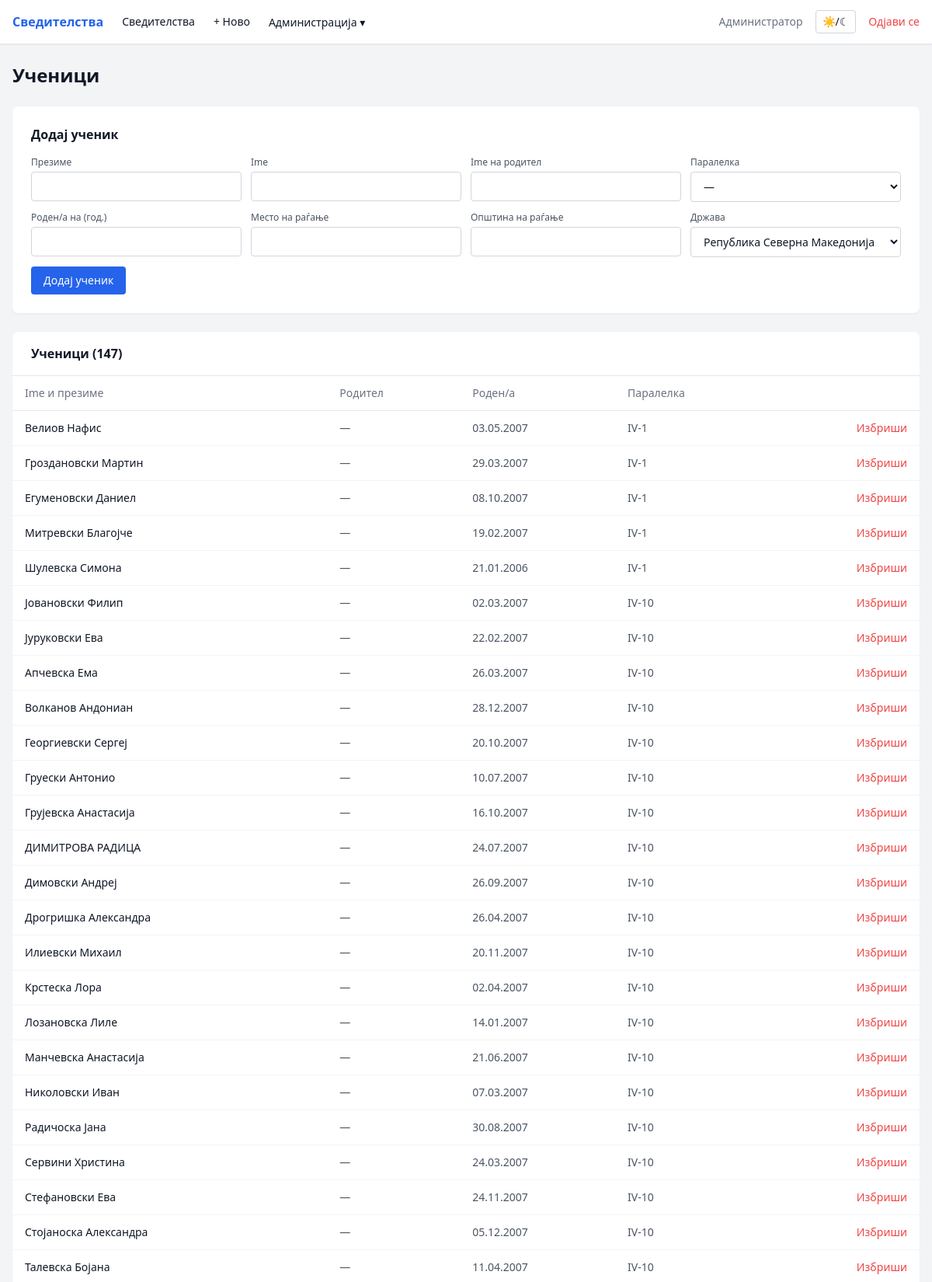
/admin/students (signed in, upper part), run on the app's committed database.
### tables this page shows
CREATE TABLE users (
            id INTEGER PRIMARY KEY AUTOINCREMENT,
            username TEXT UNIQUE NOT NULL,
            password_hash TEXT NOT NULL,
            role TEXT NOT NULL DEFAULT 'teacher',
            full_name TEXT
        );

CREATE TABLE students (
            id INTEGER PRIMARY KEY AUTOINCREMENT,
            first_name TEXT NOT NULL,
            last_name TEXT NOT NULL,
            parent_name TEXT,
            birth_date TEXT,
            birth_place TEXT,
            birth_municipality TEXT,
            birth_country TEXT DEFAULT 'Република Северна Македонија',
            citizenship TEXT DEFAULT 'македонско',
            class_id INTEGER,
            FOREIGN KEY (class_id) REFERENCES classes(id)
        );

CREATE TABLE classes (
            id INTEGER PRIMARY KEY AUTOINCREMENT,
            name TEXT UNIQUE NOT NULL
        );

### app.py (the view, shortened to what this page needs)
@app.route('/admin/students', methods=['GET', 'POST'])
@login_required
@admin_required
def admin_students():
    return render_template('admin/students.html',
        students=db.get_all_students(),
        classes=db.get_all_classes(),
        countries=db.get_countries(),
        mk_cities=db.get_mk_cities())

### app.py (called while the page is built)
@login_manager.user_loader
def load_user(user_id):
    return db.get_user_by_id(user_id)

def admin_required(f):
    from functools import wraps
    @wraps(f)
    def decorated(*args, **kwargs):
        if not current_user.is_authenticated or current_user.role != 'admin':
            abort(403)
        return f(*args, **kwargs)
    return decorated

### database.py (called while the page is built)
def get_db():
    conn = sqlite3.connect(DB_PATH)
    conn.row_factory = sqlite3.Row
    conn.execute('PRAGMA foreign_keys = ON')
    return conn

def get_user_by_id(user_id):
    conn = get_db()
    row = conn.execute('SELECT * FROM users WHERE id = ?', (user_id,)).fetchone()
    conn.close()
    return User(row['id'], row['username'], row['role'], row['full_name']) if row else None

def get_all_classes():
    conn = get_db()
    rows = conn.execute('SELECT * FROM classes ORDER BY name').fetchall()
    conn.close()
    return [dict(r) for r in rows]

def get_all_students():
    conn = get_db()
    rows = conn.execute('''
        SELECT s.*, c.name as class_name FROM students s
        LEFT JOIN classes c ON s.class_id = c.id
        ORDER BY c.name, s.last_name, s.first_name
    ''').fetchall()
    conn.close()
    return [dict(r) for r in rows]

def get_countries():
    conn = get_db()
    rows = conn.execute('SELECT * FROM countries ORDER BY name').fetchall()
    conn.close()
    return [dict(r) for r in rows]

def get_mk_cities():
    conn = get_db()
    rows = conn.execute('SELECT name FROM mk_cities ORDER BY name').fetchall()
    conn.close()
    return [r['name'] for r in rows]

### templates/admin/students.html (shortened to what this page needs)
{% extends 'base.html' %}
{% block content %}
<h1 class="text-2xl font-bold mb-6">Ученици</h1>
<div class="bg-white dark:bg-gray-800 rounded-lg shadow-sm p-6 mb-6">
    <h2 class="font-semibold mb-4">Додај ученик</h2>
    <form method="POST" class="grid grid-cols-2 md:grid-cols-4 gap-3">
        <div>
            <label class="block text-xs font-medium mb-1 text-gray-600 dark:text-gray-400">Презиме</label>
            <input type="text" name="last_name" required class="w-full px-3 py-2 rounded border border-gray-300 dark:border-gray-600 bg-white dark:bg-gray-700 text-sm">
        </div>
        <div>
            <label class="block text-xs font-medium mb-1 text-gray-600 dark:text-gray-400">Ime</label>
            <input type="text" name="first_name" required class="w-full px-3 py-2 rounded border border-gray-300 dark:border-gray-600 bg-white dark:bg-gray-700 text-sm">
        </div>
        <div>
            <label class="block text-xs font-medium mb-1 text-gray-600 dark:text-gray-400">Ime на родител</label>
            <input type="text" name="parent_name" class="w-full px-3 py-2 rounded border border-gray-300 dark:border-gray-600 bg-white dark:bg-gray-700 text-sm">
        </div>
        <div>
            <label class="block text-xs font-medium mb-1 text-gray-600 dark:text-gray-400">Паралелка</label>
            <select name="class_id" class="w-full px-3 py-2 rounded border border-gray-300 dark:border-gray-600 bg-white dark:bg-gray-700 text-sm">
                <option value="">—</option>
            </select>
        </div>
        <div>
            <label class="block text-xs font-medium mb-1 text-gray-600 dark:text-gray-400">Роден/а на (год.)</label>
            <input type="text" name="birth_date" class="w-full px-3 py-2 rounded border border-gray-300 dark:border-gray-600 bg-white dark:bg-gray-700 text-sm">
        </div>
        <div>
            <label class="block text-xs font-medium mb-1 text-gray-600 dark:text-gray-400">Место на раѓање</label>
            <input type="text" name="birth_place" list="mkCitiesList"
                class="w-full px-3 py-2 rounded border border-gray-300 dark:border-gray-600 bg-white dark:bg-gray-700 text-sm">
        </div>
        <div>
            <label class="block text-xs font-medium mb-1 text-gray-600 dark:text-gray-400">Општина на раѓање</label>
            <input type="text" name="birth_municipality" list="mkCitiesList"
                class="w-full px-3 py-2 rounded border border-gray-300 dark:border-gray-600 bg-white dark:bg-gray-700 text-sm">
        </div>
        <div>
            <label class="block text-xs font-medium mb-1 text-gray-600 dark:text-gray-400">Држава</label>
            <select name="birth_country" class="w-full px-3 py-2 rounded border border-gray-300 dark:border-gray-600 bg-white dark:bg-gray-700 text-sm">
                {% for c in countries %}
                <option value="{{ c.name }}" {% if c.name == 'Република Северна Македонија' %}selected{% endif %}>{{ c.name }}</option>
                {% endfor %}
            </select>
        </div>
        <div class="md:col-span-4">
            <button type="submit" class="px-4 py-2 bg-blue-600 hover:bg-blue-700 text-white rounded text-sm">Додај ученик</button>
        </div>
    </form>
</div>
<div class="bg-white dark:bg-gray-800 rounded-lg shadow-sm">
    <div class="px-6 py-4 border-b border-gray-200 dark:border-gray-700 font-semibold">Ученици ({{ students|length }})</div>
    {% if students %}
    <div class="overflow-x-auto">
        <table class="w-full text-sm">
            <thead class="border-b border-gray-200 dark:border-gray-700 text-gray-500 dark:text-gray-400">
                <tr>
                    <th class="px-4 py-3 text-left font-medium">Ime и презиме</th>
                    <th class="px-4 py-3 text-left font-medium">Родител</th>
                    <th class="px-4 py-3 text-left font-medium">Роден/а</th>
                    <th class="px-4 py-3 text-left font-medium">Паралелка</th>
                    <th class="px-4 py-3"></th>
                </tr>
            </thead>
            <tbody class="divide-y divide-gray-100 dark:divide-gray-700">
                {% for s in students %}
                <tr class="hover:bg-gray-50 dark:hover:bg-gray-750">
                    <td class="px-4 py-3 font-medium">{{ s.last_name }} {{ s.first_name }}</td>
                    <td class="px-4 py-3 text-gray-600 dark:text-gray-400">{{ s.parent_name or '—' }}</td>
                    <td class="px-4 py-3 text-gray-600 dark:text-gray-400">{{ s.birth_date or '—' }}</td>
                    <td class="px-4 py-3 text-gray-600 dark:text-gray-400">{{ s.class_name or '—' }}</td>
                    <td class="px-4 py-3 text-right">
                        <form method="POST" class="inline" onsubmit="return confirm('Избриши го овој ученик?')">
                            <button class="text-sm text-red-500 hover:text-red-700">Избриши</button>
                        </form>
                    </td>
                </tr>
                {% endfor %}
            </tbody>
        </table>
    </div>
    {% else %}
    <div class="px-6 py-10 text-center text-gray-400">Нема ученици.</div>
    {% endif %}
</div>
{% endblock %}

### templates/base.html (shortened to what this page needs)
<!DOCTYPE html>
<html lang="mk" class="">
<head>
    <script src="https://cdn.tailwindcss.com"></script>
</head>
<body class="bg-gray-100 dark:bg-gray-900 text-gray-900 dark:text-gray-100 min-h-screen">
    {% if current_user.is_authenticated %}
    <nav class="bg-white dark:bg-gray-800 shadow-sm border-b border-gray-200 dark:border-gray-700">
        <div class="max-w-7xl mx-auto px-4 flex items-center justify-between h-14">
            <div class="flex items-center gap-6">
                <a href="{{ url_for('dashboard') }}" class="font-semibold text-blue-600 dark:text-blue-400">Сведителства</a>
                <a href="{{ url_for('certificates_list') }}" class="text-sm hover:text-blue-600 dark:hover:text-blue-400">Сведителства</a>
                <a href="{{ url_for('certificate_new') }}" class="text-sm hover:text-blue-600 dark:hover:text-blue-400">+ Ново</a>
                {% if current_user.role == 'admin' %}
                <div class="relative group">
                    <button class="text-sm hover:text-blue-600 dark:hover:text-blue-400">Администрација ▾</button>
                </div>
                {% endif %}
            </div>
            <div class="flex items-center gap-4">
                <span class="text-sm text-gray-500 dark:text-gray-400">{{ current_user.full_name or current_user.username }}</span>
                <button onclick="toggleTheme()" class="text-sm px-2 py-1 rounded border border-gray-300 dark:border-gray-600 hover:bg-gray-100 dark:hover:bg-gray-700" title="Смени тема">☀/☾</button>
                <a href="{{ url_for('logout') }}" class="text-sm text-red-500 hover:text-red-700">Одјави се</a>
            </div>
        </div>
    </nav>
    {% endif %}
    <main class="max-w-7xl mx-auto px-4 py-6">
        {% block content %}{% endblock %}
    </main>
</body>
</html>

### data on the page
users: full_name "Администратор"
students: last_name "Велиов", first_name "Нафис", parent_name "—", birth_date "03.05.2007", name "IV-1"
students: last_name "Гроздановски", first_name "Мартин", parent_name "—", birth_date "29.03.2007", name "IV-1"
students: last_name "Егуменовски", first_name "Даниел", parent_name "—", birth_date "08.10.2007", name "IV-1"
students: last_name "Митревски", first_name "Благојче", parent_name "—", birth_date "19.02.2007", name "IV-1"
students: last_name "Шулевска", first_name "Симона", parent_name "—", birth_date "21.01.2006", name "IV-1"
students: last_name "Јовановски", first_name "Филип", parent_name "—", birth_date "02.03.2007", name "IV-10"
students: last_name "Јуруковски", first_name "Ева", parent_name "—", birth_date "22.02.2007", name "IV-10"
students: last_name "Апчевска", first_name "Ема", parent_name "—", birth_date "26.03.2007", name "IV-10"
students: last_name "Волканов", first_name "Андониан", parent_name "—", birth_date "28.12.2007", name "IV-10"
students: last_name "Георгиевски", first_name "Сергеј", parent_name "—", birth_date "20.10.2007", name "IV-10"
students: last_name "Груески", first_name "Антонио", parent_name "—", birth_date "10.07.2007", name "IV-10"
students: last_name "Грујевска", first_name "Анастасија", parent_name "—", birth_date "16.10.2007", name "IV-10"
students: last_name "ДИМИТРОВА", first_name "РАДИЦА", parent_name "—", birth_date "24.07.2007", name "IV-10"
students: last_name "Димовски", first_name "Андреј", parent_name "—", birth_date "26.09.2007", name "IV-10"
students: last_name "Дрогришка", first_name "Александра", parent_name "—", birth_date "26.04.2007", name "IV-10"
students: last_name "Илиевски", first_name "Михаил", parent_name "—", birth_date "20.11.2007", name "IV-10"
students: last_name "Крстеска", first_name "Лора", parent_name "—", birth_date "02.04.2007", name "IV-10"
students: last_name "Лозановска", first_name "Лиле", parent_name "—", birth_date "14.01.2007", name "IV-10"
students: last_name "Манчевска", first_name "Анастасија", parent_name "—", birth_date "21.06.2007", name "IV-10"
students: last_name "Николовски", first_name "Иван", parent_name "—", birth_date "07.03.2007", name "IV-10"
students: last_name "Радичоска", first_name "Јана", parent_name "—", birth_date "30.08.2007", name "IV-10"
students: last_name "Сервини", first_name "Христина", parent_name "—", birth_date "24.03.2007", name "IV-10"
students: last_name "Стефановски", first_name "Ева", parent_name "—", birth_date "24.11.2007", name "IV-10"
students: last_name "Стојаноска", first_name "Александра", parent_name "—", birth_date "05.12.2007", name "IV-10"
students: last_name "Талевска", first_name "Бојана", parent_name "—", birth_date "11.04.2007", name "IV-10"

### other printed values
{{ students|length }} "147"
form field birth_country "Република Северна Македонија"
